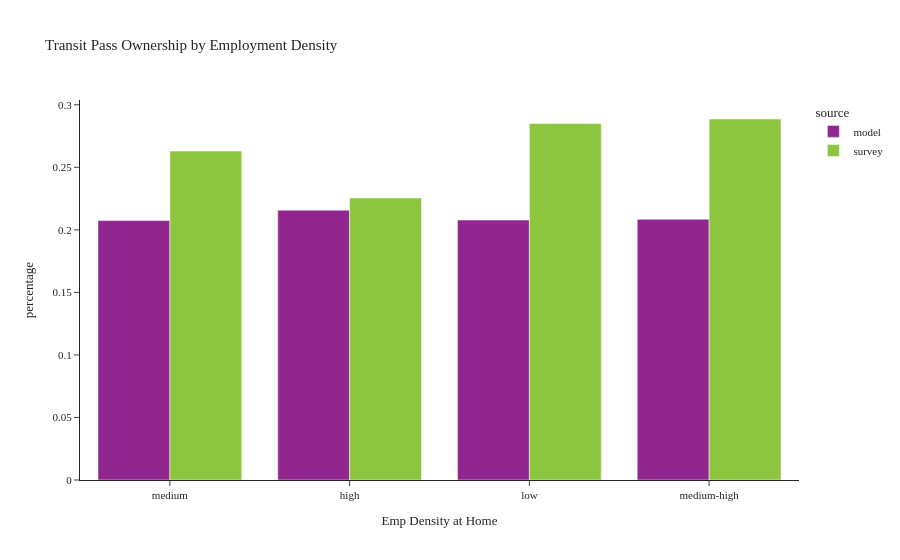

Notebook source saved alongside this figure:
### Code cell
plot_transit_pass(person, 'emp_density_group', 'Employment Density', 'Emp Density at Home')

### Figure 1 — Plotly figure (JSON) as saved in the notebook; plotly's stock layout.template omitted (floating-point values rounded to 4 significant figures)
{"data": [{"alignmentgroup": "True", "customdata": [[247760], [184284], [254714], [225522]], "hovertemplate": "source=model<br>emp_density_group=%{x}<br>percentage=%{y}<br>sample count=%{customdata[0]}<extra></extra>", "legendgroup": "model", "marker": {"color": "#91268F", "pattern": {"shape": ""}}, "name": "model", "offsetgroup": "model", "orientation": "v", "showlegend": true, "textposition": "auto", "type": "bar", "x": ["medium", "high", "low", "medium-high"], "xaxis": "x", "y": [0.2074, 0.2157, 0.2078, 0.2085], "yaxis": "y"}, {"alignmentgroup": "True", "customdata": [[431], [423], [589], [232]], "hovertemplate": "source=survey<br>emp_density_group=%{x}<br>percentage=%{y}<br>sample count=%{customdata[0]}<extra></extra>", "legendgroup": "survey", "marker": {"color": "#8CC63E", "pattern": {"shape": ""}}, "name": "survey", "offsetgroup": "survey", "orientation": "v", "showlegend": true, "textposition": "auto", "type": "bar", "x": ["medium-high", "medium", "low", "high"], "xaxis": "x", "y": [0.2886, 0.263, 0.285, 0.2254], "yaxis": "y"}], "layout": {"barmode": "group", "legend": {"title": {"text": "source"}, "tracegroupgap": 0}, "title": {"text": "Transit Pass Ownership by Employment Density"}, "xaxis": {"anchor": "y", "domain": [0.0, 1.0], "title": {"text": "Emp Density at Home"}}, "yaxis": {"anchor": "x", "domain": [0.0, 1.0], "title": {"text": "percentage"}}}}
